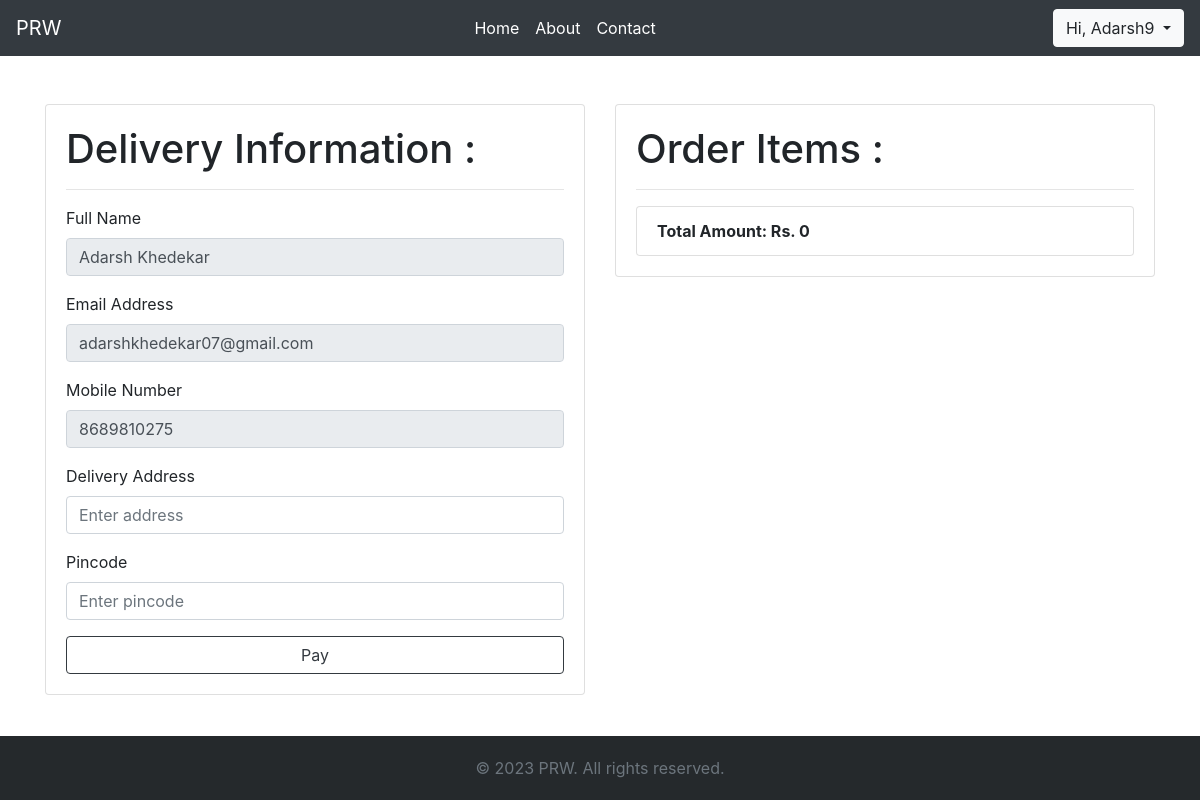
Screenshot of /checkout/ (signed in) with the database file from the repository.
### models.py (models this page shows, shortened)
class User(db.Model):
    user_id = db.Column(db.Integer,primary_key=True, autoincrement=True)
    username = db.Column(db.String(50), unique=True, nullable=False)
    password = db.Column(db.String(50), nullable=False)
    first_name = db.Column(db.String(50),nullable=False)
    last_name = db.Column(db.String(50),nullable=False)
    mobile_number = db.Column(db.Integer,unique=True, nullable=True)
    email = db.Column(db.String(500),unique=True,nullable=False)
    is_renter = db.Column(db.Boolean,default=False)
    is_rentee = db.Column(db.Boolean,default=False)
    product_fk = db.relationship('Product', backref='products', lazy=True, cascade="all,delete")
    cart_fk = db.relationship('CartItem', backref='cartitem', lazy=True, cascade="all,delete")

### routes.py (the view, shortened to what this page needs)
@app.route('/checkout/',methods=['POST','GET'])
def checkout():
    if 'username' in session:
        try:
            user = User.query.filter_by(username = session['username']).first()
            cart = CartItem.query.filter_by(user_id = user.user_id).all()
            total_cart_amount = 0
            for item in cart:
                total_rent = item.quantity * item.product.product_price
                total_deposit = 2 * item.quantity * item.product.product_price
                total_cart_amount += total_deposit + total_rent
            return render_template('checkout.html', user = user, total_cart_amount = total_cart_amount, cart = cart)
        except Exception as e:
            flash('Something went wrong. Please try again to place order!', 'danger')
            return redirect(url_for('checkout'))
    else:
        flash('Session expired ! Please login again.','danger')
        return redirect(url_for('login'))

### routes.py (called while the page is built)
@app.context_processor
def cart_item_count():
    if 'username' in session:
        try:
            user = User.query.filter_by(username=session['username']).first()
            cart_items = CartItem.query.filter_by(user_id=user.user_id).all()
            count = len(cart_items)
            return {'cart_item_count': count}
        except Exception as e:
            return {'cart_item_count': 0}
    else:
        return {'cart_item_count': 0}

### templates/checkout.html (shortened to what this page needs)
{% extends 'base.html' %}
{% block body %}
<div class="container mt-5">
    <div class="row">
        <div class="col-md-6">
            <div class="card">
                <div class="card-body">
                    <h1>Delivery Information : </h1>
                    <hr>
                    <form action="/checkout/" method="post">
                        <div class="form-group">
                            <label>Full Name</label>
                            <input type="text" name="full_name" class="form-control"
                                value="{{user.first_name}} {{user.last_name}}" placeholder="Enter Full Name" required
                                readonly>
                        </div>
                        <div class="form-group">
                            <label>Email Address </label>
                            <input type="email" name="email" class="form-control" value="{{user.email}}"
                                placeholder="Enter email" required readonly>
                        </div>
                        <div class="form-group">
                            <label>Mobile Number</label>
                            <input type="tel" name="mobile_number" class="form-control" value="{{user.mobile_number}}"
                                placeholder="Enter mobile number" required readonly>
                        </div>
                        <div class="form-group">
                            <label>Delivery Address</label>
                            <input type="text" name="address" class="form-control" placeholder="Enter address" required>
                        </div>
                        <div class="form-group">
                            <label>Pincode</label>
                            <input type="text" class="form-control" name="pincode" placeholder="Enter pincode" required>
                        </div>
                        <button type="submit" class="btn btn-outline-dark btn-block">Pay</button>
                    </form>
                </div>
            </div>
        </div>
        <div class="col-md-6">
            <div class="card">
                <div class="card-body">
                    <h1>Order Items : </h1>
                    <hr>
                    <ul class="list-group">
                        <li class="list-group-item"><b>Total Amount: Rs. {{total_cart_amount}}</b></li>
                    </ul>
                </div>
            </div>
        </div>
    </div>
</div>
{% endblock body %}

### templates/base.html (shortened to what this page needs)
<!doctype html>
<html lang="en">
<head>
    <link rel="stylesheet" type="text/css" href="{{ url_for('static', filename='css/style.css') }}">
    <link rel="stylesheet" href="https://cdn.jsdelivr.net/npm/bootstrap@4.0.0/dist/css/bootstrap.min.css"
>
        <link rel="stylesheet" href="https://cdn.jsdelivr.net/npm/bootstrap-icons@1.10.2/font/bootstrap-icons.css">
</head>
<body class="body-css">
    <nav class="navbar navbar-expand-lg navbar-dark bg-dark">
        <a class="navbar-brand" href="/">PRW</a>
        <div class="collapse navbar-collapse" id="navbarTogglerDemo02">
            <ul class="navbar-nav mx-auto mt-2 mt-lg-0">
                <li class="nav-item active">
                    <a class="nav-link" href="/"> Home <span class="sr-only">(current)</span></a>
                </li>
                <li class="nav-item active">
                    <a class="nav-link" href="/about"> About <span class="sr-only">(current)</span></a>
                </li>
                <li class="nav-item active">
                    <a class="nav-link" href="/contact"> Contact <span class="sr-only">(current)</span></a>
                </li>
            </ul>
            {% if 'username' in session %}
            <div class="dropdown show">
                <a class="btn btn-outline-light dropdown-toggle" href="#" role="button" id="dropdownMenuLink"
                    data-toggle="dropdown" aria-haspopup="true" aria-expanded="false">
                    Hi, {{ session['username'] }}
                </a>
            </div>
            {% else %}
            <a class="btn btn-outline-light my-2 my-sm-0" href="/login">Login</a>
            {% endif %}
        </div>
    </nav>
    <div class="content-wrapper">
    {% block body %}
    {% endblock body %}
    </div>
    <div class="footer">
        <div class="container">
          <span class="text-muted">© 2023 PRW. All rights reserved.</span>
        </div>
    </div>
</body>
</html>

### static/css/style.css (style rules this page uses)
html { scroll-behavior: smooth; }
.body-css { margin: 0; padding: 0; display: flex; flex-direction: column; min-height: 100vh; }
.content-wrapper { flex: 1; }
.footer { background-color: #25292c; padding: 20px 0; text-align: center; }

### rows the page displays
User: username "Adarsh9", full_name "Adarsh Khedekar", email "adarshkhedekar07@gmail.com", mobile_number "8689810275"

### other values shown
{{ total_cart_amount }} "0"
